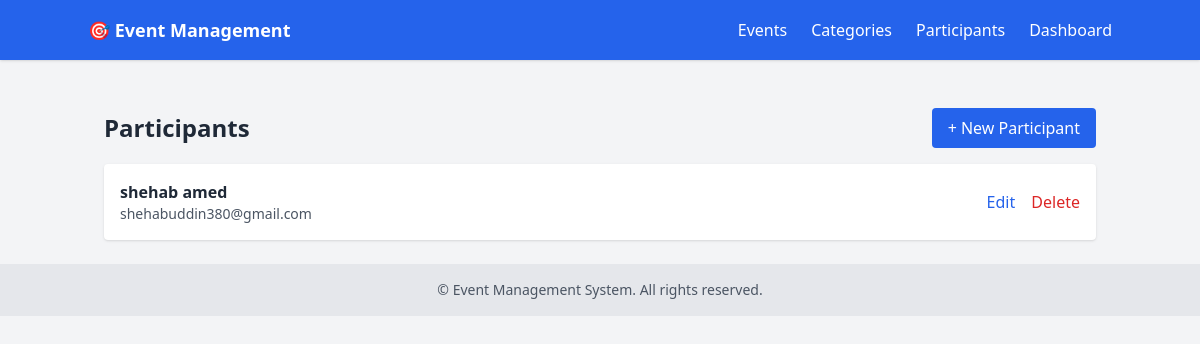
The page /participants/ on the database as committed earlier.
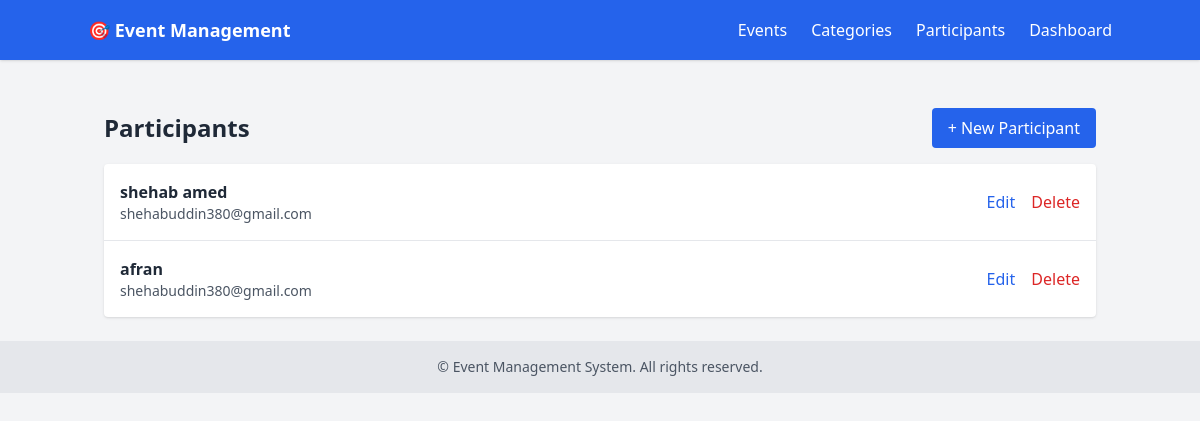
The same page on the database as committed later.
### tasks/models.py (models this page shows, shortened)
class Participant(models.Model):
    name = models.CharField(max_length=100)
    email = models.EmailField()
    events = models.ManyToManyField(Event, related_name='participants')

### tasks/views.py (the view)
# urls.py: path('participants/', views.participant_list, name='participant_list'),
def participant_list(request):
    participants = Participant.objects.all()
    return render(request, 'tasks/participant_list.html', {'participants': participants})

### tasks/templates/tasks/participant_list.html (shortened to what this page needs)
{% extends "tasks/base.html" %}
{% block content %}
<div class="flex justify-between items-center mb-4">
    <h1 class="text-2xl font-bold">Participants</h1>
    <a href="{% url 'participant_create' %}" class="bg-blue-600 text-white px-4 py-2 rounded hover:bg-blue-700">+ New Participant</a>
</div>
<ul class="bg-white rounded shadow divide-y">
    {% for participant in participants %}
    <li class="p-4 flex justify-between items-center">
        <div>
            <p class="font-semibold">{{ participant.name }}</p>
            <p class="text-sm text-gray-600">{{ participant.email }}</p>
        </div>
        <div class="space-x-3">
            <a href="{% url 'participant_edit' participant.pk %}" class="text-blue-600 hover:underline">Edit</a>
            <a href="{% url 'participant_delete' participant.pk %}" class="text-red-600 hover:underline">Delete</a>
        </div>
    </li>
    {% empty %}
    <li class="p-4 text-gray-500">No participants yet.</li>
    {% endfor %}
</ul>
{% endblock %}

Rows that differ between the two databases and show on the page:
added Participant: name "afran", email "shehabuddin380@gmail.com"
